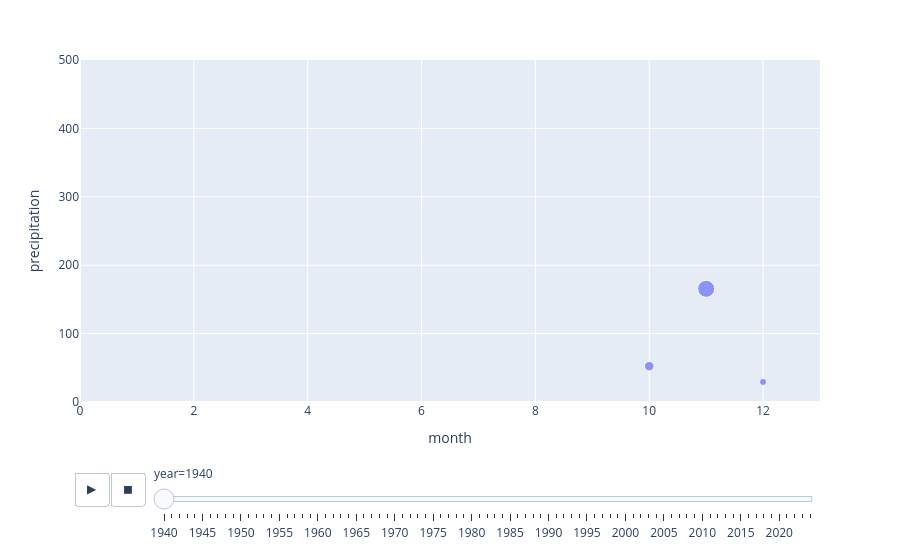

Here is the notebook cell this chart was saved with:
### Markdown cell above
Overall, the temperature has gradually increased each year throughout the period, while the seasonal pattern has remained consistent.

Higher temperatures are typically observed during the first half of the year, with lower temperatures found towards the end. 

Notably, July serves as the turning point between the hot and cold seasons. From January, temperatures tend to rise sharply, peaking between 27-30°C in April before dropping dramatically at the turning point. 
During the cold season, temperatures stabilize around 26°C, though they can occasionally show gradual increases or decreases.

### Code cell
fig = px.scatter(precipitation_df, 'month', 'precipitation', size='precipitation', animation_frame='year', range_y=[0,500],range_x=[0,13])
fig.show()

### Figure 1 — Plotly figure (JSON) as saved in the notebook; plotly's stock layout.template omitted (floating-point values rounded to 4 significant figures)
{"data": [{"hovertemplate": "year=1940<br>month=%{x}<br>precipitation=%{marker.size}<extra></extra>", "legendgroup": "", "marker": {"color": "#636efa", "size": [52.3, 165.5, 29.3], "sizemode": "area", "sizeref": 1.135, "symbol": "circle"}, "mode": "markers", "name": "", "orientation": "v", "showlegend": false, "type": "scatter", "x": [10, 11, 12], "xaxis": "x", "y": [52.3, 165.5, 29.3], "yaxis": "y"}], "layout": {"legend": {"itemsizing": "constant", "tracegroupgap": 0}, "margin": {"t": 60}, "sliders": [{"active": 0, "currentvalue": {"prefix": "year="}, "len": 0.9, "pad": {"b": 10, "t": 60}, "steps": [{"args": [["1940"], {"frame": {"duration": 0, "redraw": false}, "fromcurrent": true, "mode": "immediate", "transition": {"duration": 0, "easing": "linear"}}], "label": "1940", "method": "animate"}, {"args": [["1941"], {"frame": {"duration": 0, "redraw": false}, "fromcurrent": true, "mode": "immediate", "transition": {"duration": 0, "easing": "linear"}}], "label": "1941", "method": "animate"}, {"args": [["1942"], {"frame": {"duration": 0, "redraw": false}, "fromcurrent": true, "mode": "immediate", "transition": {"duration": 0, "easing": "linear"}}], "label": "1942", "method": "animate"}, {"args": [["1943"], {"frame": {"duration": 0, "redraw": false}, "fromcurrent": true, "mode": "immediate", "transition": {"duration": 0, "easing": "linear"}}], "label": "1943", "method": "animate"}, {"args": [["1944"], {"frame": {"duration": 0, "redraw": false}, "fromcurrent": true, "mode": "immediate", "transition": {"duration": 0, "easing": "linear"}}], "label": "1944", "method": "animate"}, {"args": [["1945"], {"frame": {"duration": 0, "redraw": false}, "fromcurrent": true, "mode": "immediate", "transition": {"duration": 0, "easing": "linear"}}], "label": "1945", "method": "animate"}, {"args": [["1946"], {"frame": {"duration": 0, "redraw": false}, "fromcurrent": true, "mode": "immediate", "transition": {"duration": 0, "easing": "linear"}}], "label": "1946", "method": "animate"}, {"args": [["1947"], {"frame": {"duration": 0, "redraw": false}, "fromcurrent": true, "mode": "immediate", "transition": {"duration": 0, "easing": "linear"}}], "label": "1947", "method": "animate"}, {"args": [["1948"], {"frame": {"duration": 0, "redraw": false}, "fromcurrent": true, "mode": "immediate", "transition": {"duration": 0, "easing": "linear"}}], "label": "1948", "method": "animate"}, {"args": [["1949"], {"frame": {"duration": 0, "redraw": false}, "fromcurrent": true, "mode": "immediate", "transition": {"duration": 0, "easing": "linear"}}], "label": "1949", "method": "animate"}, {"args": [["1950"], {"frame": {"duration": 0, "redraw": false}, "fromcurrent": true, "mode": "immediate", "transition": {"duration": 0, "easing": "linear"}}], "label": "1950", "method": "animate"}, {"args": [["1951"], {"frame": {"duration": 0, "redraw": false}, "fromcurrent": true, "mode": "immediate", "transition": {"duration": 0, "easing": "linear"}}], "label": "1951", "method": "animate"}, {"args": [["1952"], {"frame": {"duration": 0, "redraw": false}, "fromcurrent": true, "mode": "immediate", "transition": {"duration": 0, "easing": "linear"}}], "label": "1952", "method": "animate"}, {"args": [["1953"], {"frame": {"duration": 0, "redraw": false}, "fromcurrent": true, "mode": "immediate", "transition": {"duration": 0, "easing": "linear"}}], "label": "1953", "method": "animate"}, {"args": [["1954"], {"frame": {"duration": 0, "redraw": false}, "fromcurrent": true, "mode": "immediate", "transition": {"duration": 0, "easing": "linear"}}], "label": "1954", "method": "animate"}, {"args": [["1955"], {"frame": {"duration": 0, "redraw": false}, "fromcurrent": true, "mode": "immediate", "transition": {"duration": 0, "easing": "linear"}}], "label": "1955", "method": "animate"}, {"args": [["1956"], {"frame": {"duration": 0, "redraw": false}, "fromcurrent": true, "mode": "immediate", "transition": {"duration": 0, "easing": "linear"}}], "label": "1956", "method": "animate"}, {"args": [["1957"], {"frame": {"duration": 0, "redraw": false}, "fromcurrent": true, "mode": "immediate", "transition": {"duration": 0, "easing": "linear"}}], "label": "1957", "method": "animate"}, {"args": [["1958"], {"frame": {"duration": 0, "redraw": false}, "fromcurrent": true, "mode": "immediate", "transition": {"duration": 0, "easing": "linear"}}], "label": "1958", "method": "animate"}, {"args": [["1959"], {"frame": {"duration": 0, "redraw": false}, "fromcurrent": true, "mode": "immediate", "transition": {"duration": 0, "easing": "linear"}}], "label": "1959", "method": "animate"}, {"args": [["1960"], {"frame": {"duration": 0, "redraw": false}, "fromcurrent": true, "mode": "immediate", "transition": {"duration": 0, "easing": "linear"}}], "label": "1960", "method": "animate"}, {"args": [["1961"], {"frame": {"duration": 0, "redraw": false}, "fromcurrent": true, "mode": "immediate", "transition": {"duration": 0, "easing": "linear"}}], "label": "1961", "method": "animate"}, {"args": [["1962"], {"frame": {"duration": 0, "redraw": false}, "fromcurrent": true, "mode": "immediate", "transition": {"duration": 0, "easing": "linear"}}], "label": "1962", "method": "animate"}, {"args": [["1963"], {"frame": {"duration": 0, "redraw": false}, "fromcurrent": true, "mode": "immediate", "transition": {"duration": 0, "easing": "linear"}}], "label": "1963", "method": "animate"}, {"args": [["1964"], {"frame": {"duration": 0, "redraw": false}, "fromcurrent": true, "mode": "immediate", "transition": {"duration": 0, "easing": "linear"}}], "label": "1964", "method": "animate"}, {"args": [["1965"], {"frame": {"duration": 0, "redraw": false}, "fromcurrent": true, "mode": "immediate", "transition": {"duration": 0, "easing": "linear"}}], "label": "1965", "method": "animate"}, {"args": [["1966"], {"frame": {"duration": 0, "redraw": false}, "fromcurrent": true, "mode": "immediate", "transition": {"duration": 0, "easing": "linear"}}], "label": "1966", "method": "animate"}, {"args": [["1967"], {"frame": {"duration": 0, "redraw": false}, "fromcurrent": true, "mode": "immediate", "transition": {"duration": 0, "easing": "linear"}}], "label": "1967", "method": "animate"}, {"args": [["1968"], {"frame": {"duration": 0, "redraw": false}, "fromcurrent": true, "mode": "immediate", "transition": {"duration": 0, "easing": "linear"}}], "label": "1968", "method": "animate"}, {"args": [["1969"], {"frame": {"duration": 0, "redraw": false}, "fromcurrent": true, "mode": "immediate", "transition": {"duration": 0, "easing": "linear"}}], "label": "1969", "method": "animate"}, {"args": [["1970"], {"frame": {"duration": 0, "redraw": false}, "fromcurrent": true, "mode": "immediate", "transition": {"duration": 0, "easing": "linear"}}], "label": "1970", "method": "animate"}, {"args": [["1971"], {"frame": {"duration": 0, "redraw": false}, "fromcurrent": true, "mode": "immediate", "transition": {"duration": 0, "easing": "linear"}}], "label": "1971", "method": "animate"}, {"args": [["1972"], {"frame": {"duration": 0, "redraw": false}, "fromcurrent": true, "mode": "immediate", "transition": {"duration": 0, "easing": "linear"}}], "label": "1972", "method": "animate"}, {"args": [["1973"], {"frame": {"duration": 0, "redraw": false}, "fromcurrent": true, "mode": "immediate", "transition": {"duration": 0, "easing": "linear"}}], "label": "1973", "method": "animate"}, {"args": [["1974"], {"frame": {"duration": 0, "redraw": false}, "fromcurrent": true, "mode": "immediate", "transition": {"duration": 0, "easing": "linear"}}], "label": "1974", "method": "animate"}, {"args": [["1975"], {"frame": {"duration": 0, "redraw": false}, "fromcurrent": true, "mode": "immediate", "transition": {"duration": 0, "easing": "linear"}}], "label": "1975", "method": "animate"}, {"args": [["1976"], {"frame": {"duration": 0, "redraw": false}, "fromcurrent": true, "mode": "immediate", "transition": {"duration": 0, "easing": "linear"}}], "label": "1976", "method": "animate"}, {"args": [["1977"], {"frame": {"duration": 0, "redraw": false}, "fromcurrent": true, "mode": "immediate", "transition": {"duration": 0, "easing": "linear"}}], "label": "1977", "method": "animate"}, {"args": [["1978"], {"frame": {"duration": 0, "redraw": false}, "fromcurrent": true, "mode": "immediate", "transition": {"duration": 0, "easing": "linear"}}], "label": "1978", "method": "animate"}, {"args": [["1979"], {"frame": {"duration": 0, "redraw": false}, "fromcurrent": true, "mode": "immediate", "transition": {"duration": 0, "easing": "linear"}}], "label": "1979", "method": "animate"}, {"args": [["1980"], {"frame": {"duration": 0, "redraw": false}, "fromcurrent": true, "mode": "immediate", "transition": {"duration": 0, "easing": "linear"}}], "label": "1980", "method": "animate"}, {"args": [["1981"], {"frame": {"duration": 0, "redraw": false}, "fromcurrent": true, "mode": "immediate", "transition": {"duration": 0, "easing": "linear"}}], "label": "1981", "method": "animate"}, {"args": [["1982"], {"frame": {"duration": 0, "redraw": false}, "fromcurrent": true, "mode": "immediate", "transition": {"duration": 0, "easing": "linear"}}], "label": "1982", "method": "animate"}, {"args": [["1983"], {"frame": {"duration": 0, "redraw": false}, "fromcurrent": true, "mode": "immediate", "transition": {"duration": 0, "easing": "linear"}}], "label": "1983", "method": "animate"}, {"args": [["1984"], {"frame": {"duration": 0, "redraw": false}, "fromcurrent": true, "mode": "immediate", "transition": {"duration": 0, "easing": "linear"}}], "label": "1984", "method": "animate"}, {"args": [["1985"], {"frame": {"duration": 0, "redraw": false}, "fromcurrent": true, "mode": "immediate", "transition": {"duration": 0, "easing": "linear"}}], "label": "1985", "method": "animate"}, {"args": [["1986"], {"frame": {"duration": 0, "redraw": false}, "fromcurrent": true, "mode": "immediate", "transition": {"duration": 0, "easing": "linear"}}], "label": "1986", "method": "animate"}, {"args": [["1987"], {"frame": {"duration": 0, "redraw": false}, "fromcurrent": true, "mode": "immediate", "transition": {"duration": 0, "easing": "linear"}}], "label": "1987", "method": "animate"}, {"args": [["1988"], {"frame": {"duration": 0, "redraw": false}, "fromcurrent": true, "mode": "immediate", "transition": {"duration": 0, "easing": "linear"}}], "label": "1988", "method": "animate"}, {"args": [["1989"], {"frame": {"duration": 0, "redraw": false}, "fromcurrent": true, "mode": "immediate", "transition": {"duration": 0, "easing": "linear"}}], "label": "1989", "method": "animate"}, {"args": [["1990"], {"frame": {"duration": 0, "redraw": false}, "fromcurrent": true, "mode": "immediate", "transition": {"duration": 0, "easing": "linear"}}], "label": "1990", "method": "animate"}, {"args": [["1991"], {"frame": {"duration": 0, "redraw": false}, "fromcurrent": true, "mode": "immediate", "transition": {"duration": 0, "easing": "linear"}}], "label": "1991", "method": "animate"}, {"args": [["1992"], {"frame": {"duration": 0, "redraw": false}, "fromcurrent": true, "mode": "immediate", "transition": {"duration": 0, "easing": "linear"}}], "label": "1992", "method": "animate"}, {"args": [["1993"], {"frame": {"duration": 0, "redraw": false}, "fromcurrent": true, "mode": "immediate", "transition": {"duration": 0, "easing": "linear"}}], "label": "1993", "method": "animate"}, {"args": [["1994"], {"frame": {"duration": 0, "redraw": false}, "fromcurrent": true, "mode": "immediate", "transition": {"duration": 0, "easing": "linear"}}], "label": "1994", "method": "animate"}, {"args": [["1995"], {"frame": {"duration": 0, "redraw": false}, "fromcurrent": true, "mode": "immediate", "transition": {"duration": 0, "easing": "linear"}}], "label": "1995", "method": "animate"}, {"args": [["1996"], {"frame": {"duration": 0, "redraw": false}, "fromcurrent": true, "mode": "immediate", "transition": {"duration": 0, "easing": "linear"}}], "label": "1996", "method": "animate"}, {"args": [["1997"], {"frame": {"duration": 0, "redraw": false}, "fromcurrent": true, "mode": "immediate", "transition": {"duration": 0, "easing": "linear"}}], "label": "1997", "method": "animate"}, {"args": [["1998"], {"frame": {"duration": 0, "redraw": false}, "fromcurrent": true, "mode": "immediate", "transition": {"duration": 0, "easing": "linear"}}], "label": "1998", "method": "animate"}, {"args": [["1999"], {"frame": {"duration": 0, "redraw": false}, "fromcurrent": true, "mode": "immediate", "transition": {"duration": 0, "easing": "linear"}}], "label": "1999", "method": "animate"}, {"args": [["2000"], {"frame": {"duration": 0, "redraw": false}, "fromcurrent": true, "mode": "immediate", "transition": {"duration": 0, "easing": "linear"}}], "label": "2000", "method": "animate"}, {"args": [["2001"], {"frame": {"duration": 0, "redraw": false}, "fromcurrent": true, "mode": "immediate", "transition": {"duration": 0, "easing": "linear"}}], "label": "2001", "method": "animate"}, {"args": [["2002"], {"frame": {"duration": 0, "redraw": false}, "fromcurrent": true, "mode": "immediate", "transition": {"duration": 0, "easing": "linear"}}], "label": "2002", "method": "animate"}, {"args": [["2003"], {"frame": {"duration": 0, "redraw": false}, "fromcurrent": true, "mode": "immediate", "transition": {"duration": 0, "easing": "linear"}}], "label": "2003", "method": "animate"}, {"args": [["2004"], {"frame": {"duration": 0, "redraw": false}, "fromcurrent": true, "mode": "immediate", "transition": {"duration": 0, "easing": "linear"}}], "label": "2004", "method": "animate"}, {"args": [["2005"], {"frame": {"duration": 0, "redraw": false}, "fromcurrent": true, "mode": "immediate", "transition": {"duration": 0, "easing": "linear"}}], "label": "2005", "method": "animate"}, {"args": [["2006"], {"frame": {"duration": 0, "redraw": false}, "fromcurrent": true, "mode": "immediate", "transition": {"duration": 0, "easing": "linear"}}], "label": "2006", "method": "animate"}, {"args": [["2007"], {"frame": {"duration": 0, "redraw": false}, "fromcurrent": true, "mode": "immediate", "transition": {"duration": 0, "easing": "linear"}}], "label": "2007", "method": "animate"}, {"args": [["2008"], {"frame": {"duration": 0, "redraw": false}, "fromcurrent": true, "mode": "immediate", "transition": {"duration": 0, "easing": "linear"}}], "label": "2008", "method": "animate"}, {"args": [["2009"], {"frame": {"duration": 0, "redraw": false}, "fromcurrent": true, "mode": "immediate", "transition": {"duration": 0, "easing": "linear"}}], "label": "2009", "method": "animate"}, {"args": [["2010"], {"frame": {"duration": 0, "redraw": false}, "fromcurrent": true, "mode": "immediate", "transition": {"duration": 0, "easing": "linear"}}], "label": "2010", "method": "animate"}, {"args": [["2011"], {"frame": {"duration": 0, "redraw": false}, "fromcurrent": true, "mode": "immediate", "transition": {"duration": 0, "easing": "linear"}}], "label": "2011", "method": "animate"}, {"args": [["2012"], {"frame": {"duration": 0, "redraw": false}, "fromcurrent": true, "mode": "immediate", "transition": {"duration": 0, "easing": "linear"}}], "label": "2012", "method": "animate"}, {"args": [["2013"], {"frame": {"duration": 0, "redraw": false}, "fromcurrent": true, "mode": "immediate", "transition": {"duration": 0, "easing": "linear"}}], "label": "2013", "method": "animate"}, {"args": [["2014"], {"frame": {"duration": 0, "redraw": false}, "fromcurrent": true, "mode": "immediate", "transition": {"duration": 0, "easing": "linear"}}], "label": "2014", "method": "animate"}, {"args": [["2015"], {"frame": {"duration": 0, "redraw": false}, "fromcurrent": true, "mode": "immediate", "transition": {"duration": 0, "easing": "linear"}}], "label": "2015", "method": "animate"}, {"args": [["2016"], {"frame": {"duration": 0, "redraw": false}, "fromcurrent": true, "mode": "immediate", "transition": {"duration": 0, "easing": "linear"}}], "label": "2016", "method": "animate"}, {"args": [["2017"], {"frame": {"duration": 0, "redraw": false}, "fromcurrent": true, "mode": "immediate", "transition": {"duration": 0, "easing": "linear"}}], "label": "2017", "method": "animate"}, {"args": [["2018"], {"frame": {"duration": 0, "redraw": false}, "fromcurrent": true, "mode": "immediate", "transition": {"duration": 0, "easing": "linear"}}], "label": "2018", "method": "animate"}, {"args": [["2019"], {"frame": {"duration": 0, "redraw": false}, "fromcurrent": true, "mode": "immediate", "transition": {"duration": 0, "easing": "linear"}}], "label": "2019", "method": "animate"}, {"args": [["2020"], {"frame": {"duration": 0, "redraw": false}, "fromcurrent": true, "mode": "immediate", "transition": {"duration": 0, "easing": "linear"}}], "label": "2020", "method": "animate"}, {"args": [["2021"], {"frame": {"duration": 0, "redraw": false}, "fromcurrent": true, "mode": "immediate", "transition": {"duration": 0, "easing": "linear"}}], "label": "2021", "method": "animate"}, {"args": [["2022"], {"frame": {"duration": 0, "redraw": false}, "fromcurrent": true, "mode": "immediate", "transition": {"duration": 0, "easing": "linear"}}], "label": "2022", "method": "animate"}, {"args": [["2023"], {"frame": {"duration": 0, "redraw": false}, "fromcurrent": true, "mode": "immediate", "transition": {"duration": 0, "easing": "linear"}}], "label": "2023", "method": "animate"}, {"args": [["2024"], {"frame": {"duration": 0, "redraw": false}, "fromcurrent": true, "mode": "immediate", "transition": {"duration": 0, "easing": "linear"}}], "label": "2024", "method": "animate"}], "x": 0.1, "xanchor": "left", "y": 0, "yanchor": "top"}], "updatemenus": [{"buttons": [{"args": [null, {"frame": {"duration": 500, "redraw": false}, "fromcurrent": true, "mode": "immediate", "transition": {"duration": 500, "easing": "linear"}}], "label": "&#9654;", "method": "animate"}, {"args": [[null], {"frame": {"duration": 0, "redraw": false}, "fromcurrent": true, "mode": "immediate", "transition": {"duration": 0, "easing": "linear"}}], "label": "&#9724;", "method": "animate"}], "direction": "left", "pad": {"r": 10, "t": 70}, "showactive": false, "type": "buttons", "x": 0.1, "xanchor": "right", "y": 0, "yanchor": "top"}], "xaxis": {"anchor": "y", "domain": [0, 1], "range": [0, 13], "title": {"text": "month"}}, "yaxis": {"anchor": "x", "domain": [0, 1], "range": [0, 500], "title": {"text": "precipitation"}}}}
